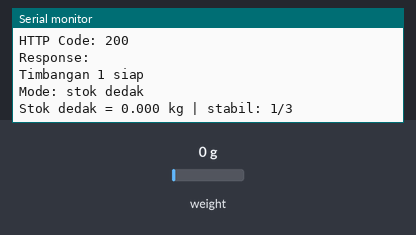
Bench run of a sketch on a simulated ESP32. Shown: the last lines printed to the serial monitor. The inputs (shaded band) are chosen by the test bench; at power-on: weight on the scale 0 g. WiFi joins after 1.5 s; servers stay silent unless stated; uploads are accepted with an empty reply.

Above: at 3.9 s.
4.0 s: weight on the scale set to 100 g
At 6.5 s:
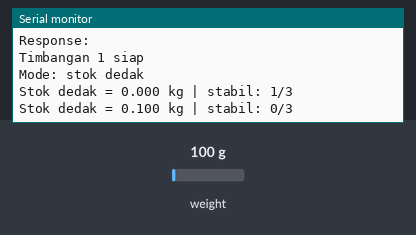
6.8 s: weight on the scale set to 1250 g
At 14.9 s:
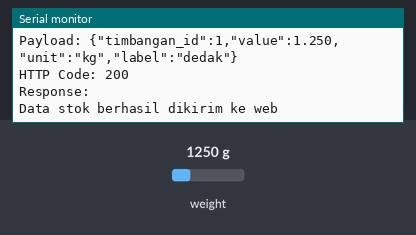
Timing chart, 0 to 16.4 s (numbered marks = the images above; inputs shaded):
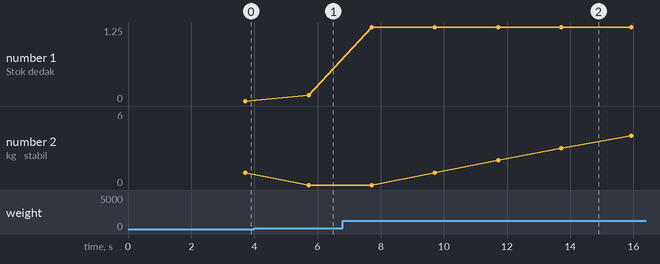

Measured:
- after the input at 4.0 s, the serial monitor: prints a new line after 1.7 s (image 1)
- after the input at 6.8 s, the serial monitor: prints a new line after 0.92 s (image 2)
- plotted number 1: 0 → 0.1 after the input at 4.0 s, 0.1 → 1.25 after the input at 6.8 s

The sketch:

timbangan1.ino
```cpp
#include <WiFi.h>
#include <WiFiClientSecure.h>
#include <HTTPClient.h>
#include "HX711.h"

// ================= WIFI =================
#define WIFI_SSID "Aaa"
#define WIFI_PASS "12345678910"

// ================= API =================
#define API_BASE_URL "https://api-entok.bengkelit.id/api"
#define DEVICE_API_KEY "entok-2026"
#define TIMBANGAN_ID 1
#define FEED_LABEL "dedak"
#define FIRMWARE_VERSION "timbangan1-2026-07-16"

// ================= HX711 =================
#define DT_PIN 16
#define SCK_PIN 17

HX711 scale;
WiFiClientSecure secureClient;

float calibration_factor = 19986.0;
long offset_wadah_kosong = 8450000; // Ubah sesuai hasil kalibrasi wadah kosong.

// ================= SETTING STABILITAS =================
const float zeroThreshold = 0.05;        // 0-50 gram dianggap 0.
const float minChangeToSend = 0.05;      // Kirim kalau beda minimal 50 gram.
const float stableTolerance = 0.03;      // Stabil kalau beda antar baca <= 30 gram.
const int stableNeedCount = 3;           // Harus stabil 3 kali berturut-turut.
const float maxValidWeightKg = 500.0;    // Pengaman agar noise besar tidak merusak stok.

unsigned long lastSend = 0;
unsigned long lastHeartbeat = 0;
const unsigned long sendInterval = 10000;
const unsigned long heartbeatInterval = 30000;

float lastSentWeight = -999.0;
float lastReadWeight = 0.0;
int stableCount = 0;

bool initHX711() {
  scale.begin(DT_PIN, SCK_PIN);

  Serial.println("Menunggu HX711 siap...");
  int hxRetry = 0;
  while (!scale.is_ready() && hxRetry < 30) {
    Serial.println("HX711 belum siap...");
    delay(500);
    hxRetry++;
  }

  if (!scale.is_ready()) {
    Serial.println("HX711 tetap tidak terbaca.");
    Serial.println("Cek kabel DT/SCK/VCC/GND, lalu restart ESP32.");
    return false;
  }

  scale.set_scale(calibration_factor);
  scale.set_offset(offset_wadah_kosong);

  Serial.println("HX711 siap.");
  Serial.print("Calibration factor: ");
  Serial.println(calibration_factor, 3);
  Serial.print("Zero offset: ");
  Serial.println(offset_wadah_kosong);
  return true;
}

void connectWiFi() {
  WiFi.mode(WIFI_STA);
  WiFi.persistent(false);
  WiFi.setAutoReconnect(true);
  WiFi.setSleep(false);

  Serial.print("Menghubungkan WiFi: ");
  Serial.println(WIFI_SSID);

  WiFi.begin(WIFI_SSID, WIFI_PASS);

  int retry = 0;
  while (WiFi.status() != WL_CONNECTED && retry < 40) {
    delay(500);
    Serial.print(".");
    retry++;
  }

  Serial.println();
  if (WiFi.status() == WL_CONNECTED) {
    Serial.print("WiFi tersambung. IP: ");
    Serial.println(WiFi.localIP());
  } else {
    Serial.println("WiFi gagal tersambung.");
  }
}

bool ensureWiFi() {
  if (WiFi.status() == WL_CONNECTED) {
    return true;
  }

  Serial.println("WiFi putus, mencoba sambung ulang...");
  WiFi.disconnect();
  delay(200);
  connectWiFi();
  return WiFi.status() == WL_CONNECTED;
}

bool postJson(String url, String payload, String logName) {
  if (!ensureWiFi()) {
    Serial.println(logName + " gagal: WiFi tidak tersambung");
    return false;
  }

  HTTPClient http;
  if (!http.begin(secureClient, url)) {
    Serial.println(logName + " gagal: HTTP begin gagal");
    return false;
  }

  http.setTimeout(10000);
  http.addHeader("Content-Type", "application/json");
  http.addHeader("X-Device-Key", DEVICE_API_KEY);

  Serial.print("POST ");
  Serial.println(url);
  Serial.print("Payload: ");
  Serial.println(payload);

  int httpCode = http.POST(payload);
  String response = http.getString();
  http.end();

  Serial.print("HTTP Code: ");
  Serial.println(httpCode);
  Serial.print("Response: ");
  Serial.println(response);

  return httpCode >= 200 && httpCode < 300;
}

bool sendHeartbeat() {
  String url = String(API_BASE_URL) + "/timbangan/" + String(TIMBANGAN_ID) + "/heartbeat";
  String payload = "{";
  payload += "\"firmware_version\":\"" + String(FIRMWARE_VERSION) + "\"";
  payload += "}";
  return postJson(url, payload, "Heartbeat");
}

bool sendReading(float berat) {
  String url = String(API_BASE_URL) + "/timbangan/readings";
  String payload = "{";
  payload += "\"timbangan_id\":" + String(TIMBANGAN_ID) + ",";
  payload += "\"value\":" + String(berat, 3) + ",";
  payload += "\"unit\":\"kg\",";
  payload += "\"label\":\"" + String(FEED_LABEL) + "\"";
  payload += "}";
  return postJson(url, payload, "Kirim reading");
}

float readStableWeight() {
  float berat = scale.get_units(10);

  if (isnan(berat) || isinf(berat)) {
    Serial.println("Bacaan HX711 tidak valid, pakai bacaan terakhir.");
    return lastReadWeight;
  }

  if (abs(berat) < zeroThreshold || berat < 0) {
    berat = 0;
  }

  if (berat > maxValidWeightKg) {
    Serial.println("Bacaan terlalu besar, diabaikan.");
    return lastReadWeight;
  }

  return berat;
}

void setup() {
  Serial.begin(115200);
  delay(1000);

  secureClient.setInsecure();

  if (!initHX711()) {
    while (true) {
      delay(1000);
    }
  }

  connectWiFi();
  sendHeartbeat();

  Serial.println("Timbangan 1 siap");
  Serial.println("Mode: stok dedak");
}

void loop() {
  if (!scale.is_ready()) {
    Serial.println("HX711 tidak siap");
    delay(500);
    return;
  }

  unsigned long now = millis();

  if (now - lastHeartbeat >= heartbeatInterval) {
    lastHeartbeat = now;
    sendHeartbeat();
  }

  float berat = readStableWeight();
  float diffRead = abs(berat - lastReadWeight);

  if (diffRead <= stableTolerance) {
    stableCount++;
  } else {
    stableCount = 0;
  }

  lastReadWeight = berat;

  Serial.print("Stok ");
  Serial.print(FEED_LABEL);
  Serial.print(" = ");
  Serial.print(berat, 3);
  Serial.print(" kg | stabil: ");
  Serial.print(stableCount);
  Serial.print("/");
  Serial.println(stableNeedCount);

  bool sudahStabil = stableCount >= stableNeedCount;
  bool waktunyaKirim = now - lastSend >= sendInterval;
  bool beratBerubah = abs(berat - lastSentWeight) >= minChangeToSend;

  if (sudahStabil && waktunyaKirim && beratBerubah) {
    lastSend = now;

    if (sendReading(berat)) {
      lastSentWeight = berat;
      Serial.println("Data stok berhasil dikirim ke web");
    } else {
      Serial.println("Data stok gagal dikirim ke web");
    }
  }

  delay(1000);
}
```
